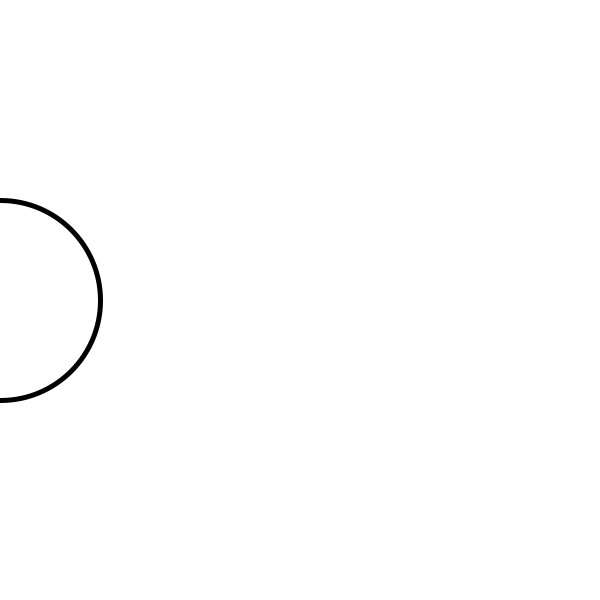
Frame 1 (no input)
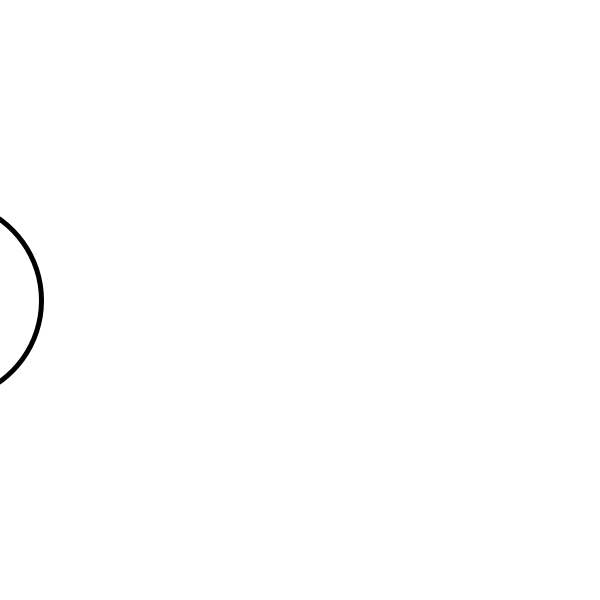
Frame 60 (the mouse pressed at the canvas centre just before this capture)
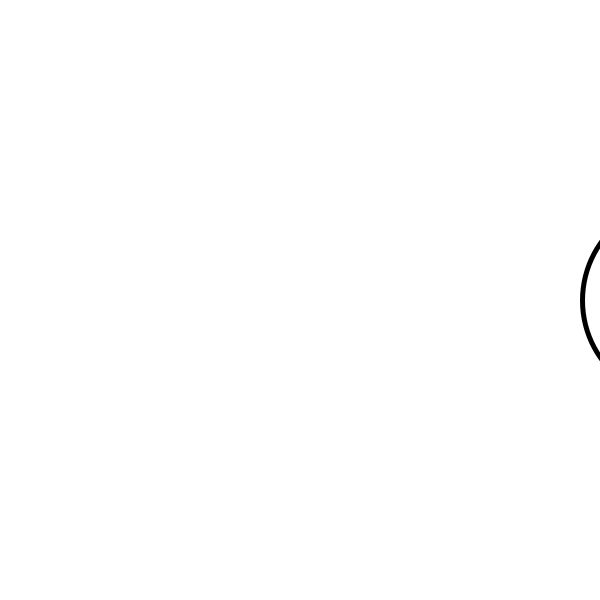
Frame 120 (the mouse held since frame 60 and released just before this capture)

The Processing sketch that drew these frames (run headless with seeded random() and noise(); from frame 60 on, the mouse is pressed at the canvas centre):

// Processing sketch: programming_11_assignment_2_4
// ── programming_11_assignment_2_4.pde
int x;

void setup() {
  size(600,600);
  x=0;
  strokeWeight(5);
}

void draw(){
  background(255);
  ellipse(x,300,200,200);
  x=x-1;
  if(x<-100) {
  x=700;
  }
}
